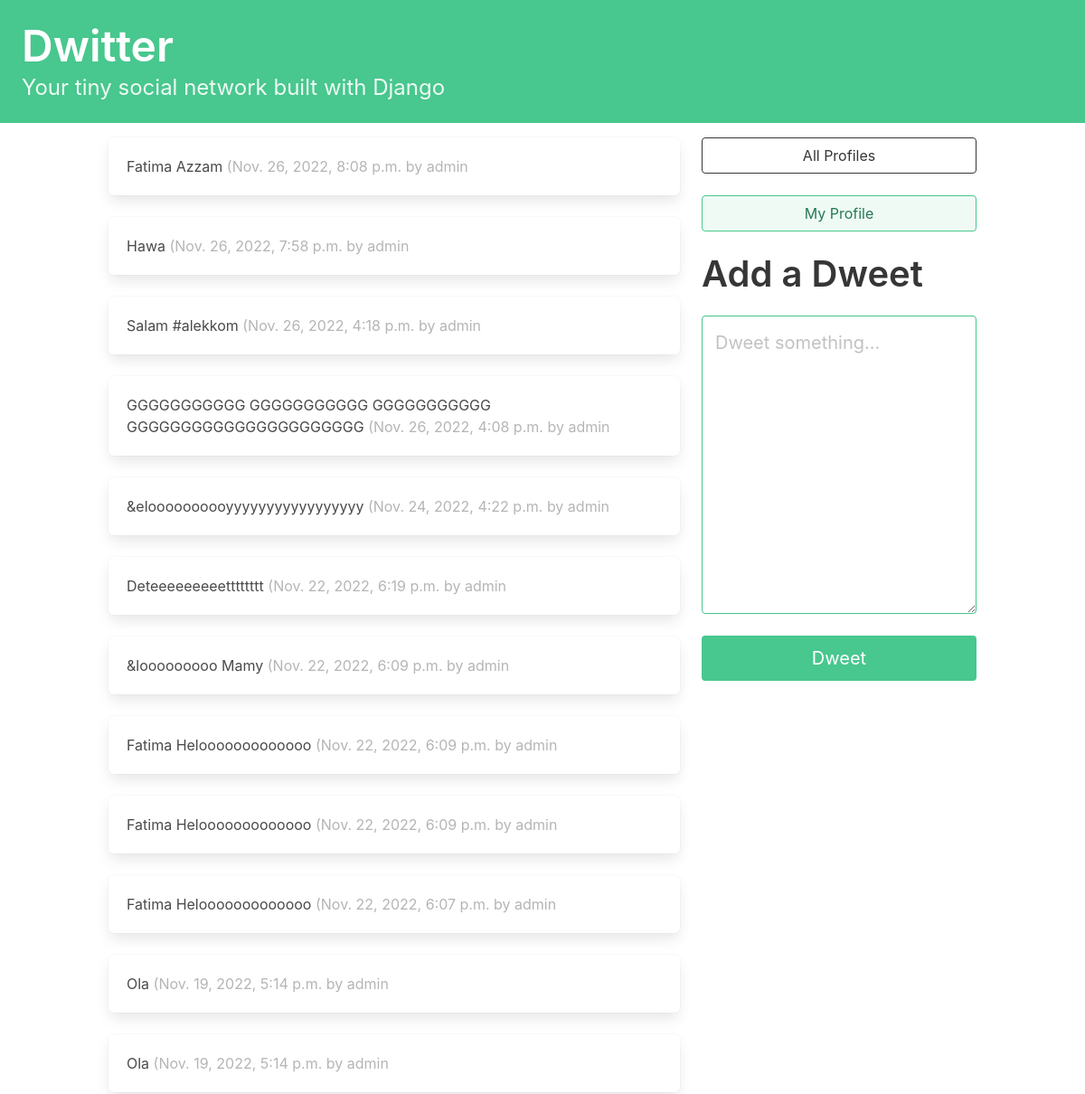
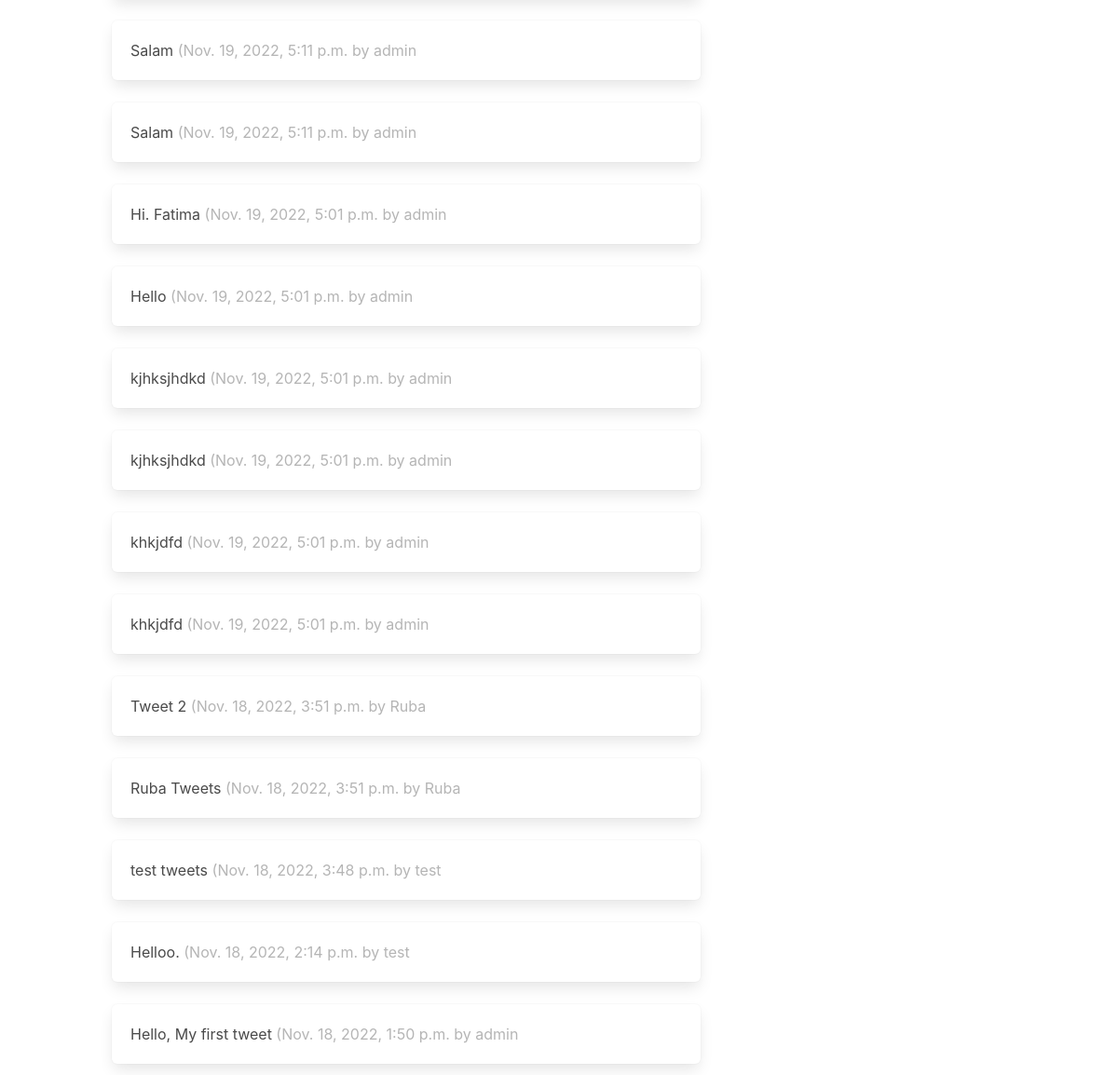
The app's page / (signed in) with its own data (2 pictures, top to bottom).
### dwitter/models.py (models this page shows, shortened)
class Dweet(models.Model):
    user = models.ForeignKey(
        User, related_name="dweets", on_delete=models.DO_NOTHING
        )
    body = models.CharField(max_length=140)
    created_at = models.DateTimeField(auto_now_add=True)

### dwitter/views.py (the view)
# urls.py: path("", dashboard, name="dashboard"),
def dashboard(request):
    form = DweetForm(request.POST or None)
    if request.method == "POST":
        if form.is_valid():
            dweet = form.save(commit=False)
            dweet.user = request.user
            dweet.save()
            return redirect('dwitter:dashboard')
    followed_dweets = Dweet.objects.filter(
        user__profile__in=request.user.profile.follows.all()).order_by("-created_at")
    return render(request, "dashboard.html", {"form": form, "dweets": followed_dweets})

### dwitter/forms.py
class DweetForm(forms.ModelForm):
    body = forms.CharField(
        required=True,
        widget=forms.widgets.Textarea(
            attrs={
                "placeholder": "Dweet something...",
                "class": "textarea is-success is-medium",
            }
        ),
        label="",
    )
    class Meta:
        model = Dweet
        exclude = ("user", )

### dwitter/templates/dashboard.html (shortened to what this page needs)
{% extends 'base.html' %}
{% block content %}
<div class="column">
    {% for dweet in dweets %}
        <div class="box">
        {{dweet.body}}
        <span class="is-small has-text-grey-light">
        ({{ dweet.created_at }} by {{ dweet.user.username }}
        </span>
        </div>
    {% endfor %}
</div>
<div class="column is-one-third">
<div class="block">
<a href="{% url 'dwitter:profile_list' %} ">
<button class="button is-dark is-outlined is-fullwidth">
All Profiles
</button>
</a>
</div>
<div class="block">
<a href="{% url 'dwitter:profile' request.user.profile.id %} ">
<button class="button is-success is-light is-outlined is-fullwidth">
My Profile
</button>
</a>
</div>
<div class="block">
<div class="block">
<h2 class="title is-2">Add a Dweet</p>
</div>
<div class="block">
<form method="post">
{{ form.as_p }}
<button class="button is-success is-fullwidth is-medium mt-5"
type="submit">Dweet
</button>
</form>
</div>
</div>
</div>
{% endblock content %}

### records on screen
Dweet: body "Fatima Azzam", created_at "Nov. 26, 2022, 8:08 p.m.", user.username "admin"
Dweet: body "Hawa", created_at "Nov. 26, 2022, 7:58 p.m.", user.username "admin"
Dweet: body "Salam #alekkom", created_at "Nov. 26, 2022, 4:18 p.m.", user.username "admin"
Dweet: body "GGGGGGGGGGG GGGGGGGGGGG GGGGGGGGGGG GGGGGGGGGGGGGGGGGGGGGG", created_at "Nov. 26, 2022, 4:08 p.m.", user.username "admin"
Dweet: body "&eloooooooooyyyyyyyyyyyyyyyyy", created_at "Nov. 24, 2022, 4:22 p.m.", user.username "admin"
Dweet: body "Deteeeeeeeeetttttttt", created_at "Nov. 22, 2022, 6:19 p.m.", user.username "admin"
Dweet: body "&looooooooo Mamy", created_at "Nov. 22, 2022, 6:09 p.m.", user.username "admin"
Dweet: body "Fatima Helooooooooooooo", created_at "Nov. 22, 2022, 6:09 p.m.", user.username "admin"
Dweet: body "Fatima Helooooooooooooo", created_at "Nov. 22, 2022, 6:09 p.m.", user.username "admin"
Dweet: body "Fatima Helooooooooooooo", created_at "Nov. 22, 2022, 6:07 p.m.", user.username "admin"
Dweet: body "Ola", created_at "Nov. 19, 2022, 5:14 p.m.", user.username "admin"
Dweet: body "Ola", created_at "Nov. 19, 2022, 5:14 p.m.", user.username "admin"
Dweet: body "Salam", created_at "Nov. 19, 2022, 5:11 p.m.", user.username "admin"
Dweet: body "Salam", created_at "Nov. 19, 2022, 5:11 p.m.", user.username "admin"
Dweet: body "Hi. Fatima", created_at "Nov. 19, 2022, 5:01 p.m.", user.username "admin"
Dweet: body "Hello", created_at "Nov. 19, 2022, 5:01 p.m.", user.username "admin"
Dweet: body "kjhksjhdkd", created_at "Nov. 19, 2022, 5:01 p.m.", user.username "admin"
Dweet: body "kjhksjhdkd", created_at "Nov. 19, 2022, 5:01 p.m.", user.username "admin"
Dweet: body "khkjdfd", created_at "Nov. 19, 2022, 5:01 p.m.", user.username "admin"
Dweet: body "khkjdfd", created_at "Nov. 19, 2022, 5:01 p.m.", user.username "admin"
Dweet: body "Tweet 2", created_at "Nov. 18, 2022, 3:51 p.m.", user.username "Ruba"
Dweet: body "Ruba Tweets", created_at "Nov. 18, 2022, 3:51 p.m.", user.username "Ruba"
Dweet: body "test tweets", created_at "Nov. 18, 2022, 3:48 p.m.", user.username "test"
Dweet: body "Helloo.", created_at "Nov. 18, 2022, 2:14 p.m.", user.username "test"
Dweet: body "Hello, My first tweet", created_at "Nov. 18, 2022, 1:50 p.m.", user.username "admin"
